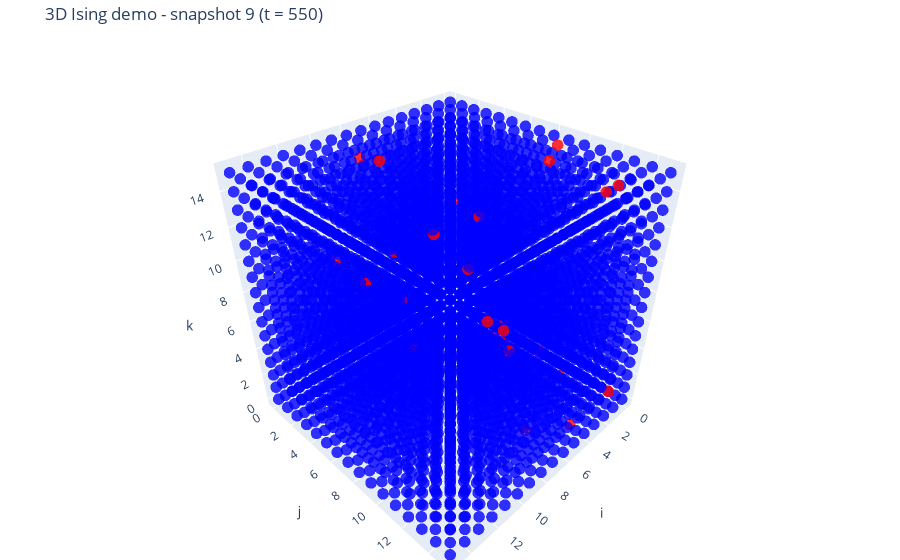
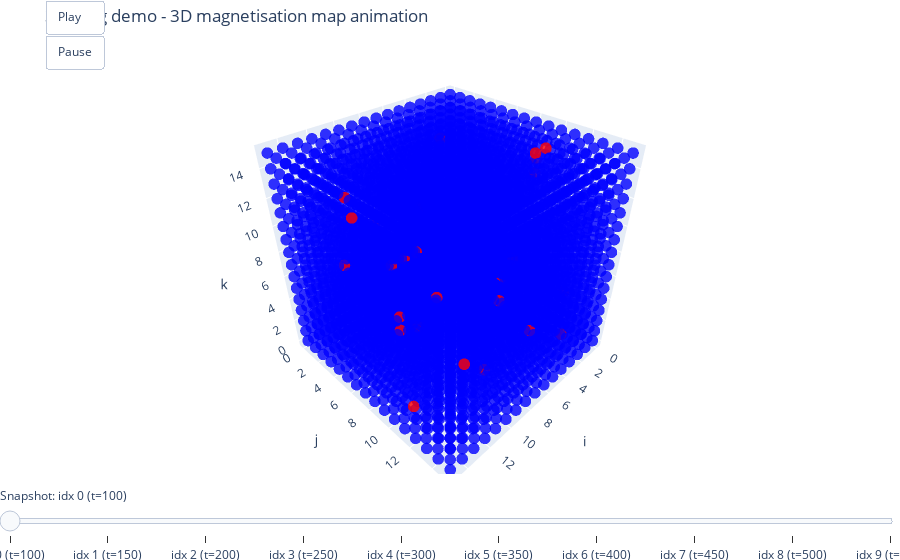
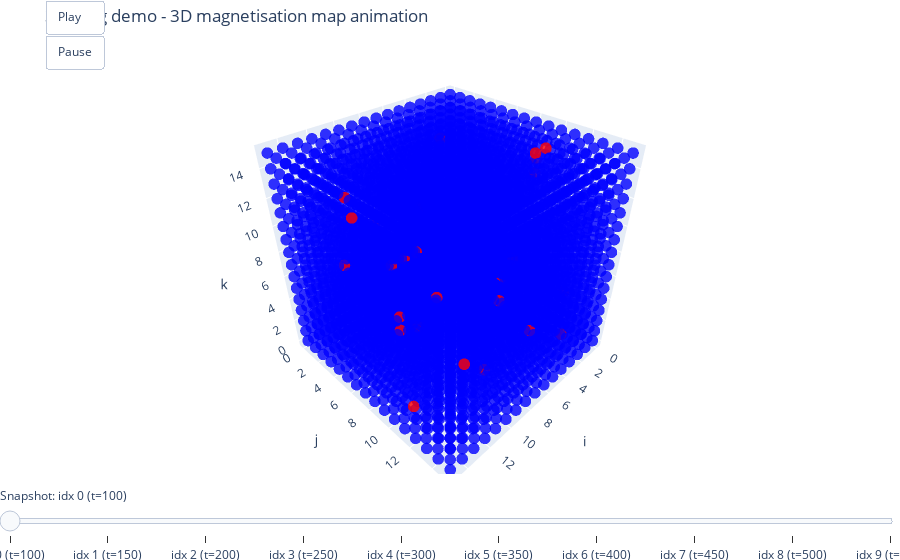

Source (notebook cell) for these figures, in order:
### Code cell
# example_usage.py
import os
import csv
import numpy as np


# ----------------- Simulation parameters -----------------
L = 16
T = 4.5
J = 2.0
h = 0.0

n_equil_sweeps = 100
n_meas_sweeps = 500
store_every = 50  # store one snapshot every 200 sweeps

# ----------------- Create model & visualizer -----------------
model = Ising3D(L=L, T=T, J=J, h=h,)
model.randomize_spins()

vis = Ising3DVisualizer(L=L, name="3D Ising demo")

# ----------------- Run directory setup -----------------
base_runs_dir = "runs"
os.makedirs(base_runs_dir, exist_ok=True)

run_name = (
    f"run_L{L}"
    f"_T{T:.3f}"
    f"_J{J:.3f}"
    f"_h{h:.3f}"
    f"_eq{n_equil_sweeps}"
    f"_meas{n_meas_sweeps}"
    f"_freq{store_every}"
)

run_dir = os.path.join(base_runs_dir, run_name)
os.makedirs(run_dir, exist_ok=True)

print(f"Run directory: {run_dir}")

# This will hold metadata for all snapshots in THIS run
meta_rows = []


def save_snapshot_to_csv(spins, sweep_label, snapshot_idx):
    """
    Save a 3D spin configuration to CSV as (i,j,k,spin) inside this run's folder.
    """
    # Snapshot filename only needs sweep and index; run params are in the folder name
    fname = f"snapshot_sweep{sweep_label}_idx{snapshot_idx:04d}.csv"
    fpath = os.path.join(run_dir, fname)

    Lloc = spins.shape[0]
    i, j, k = np.indices((Lloc, Lloc, Lloc))
    data = np.column_stack([i.ravel(), j.ravel(), k.ravel(), spins.ravel()])

    np.savetxt(
        fpath,
        data,
        delimiter=",",
        header="i,j,k,spin",
        comments="",
        fmt="%d",
    )

    return fpath


# ----------------- Equilibration -----------------
for sweep in range(n_equil_sweeps):
    model.metropolis_sweep()

# ----------------- Measurement + snapshots -----------------
snapshot_counter = 0

for sweep in range(n_meas_sweeps):
    model.metropolis_sweep()

    if (sweep % store_every) == 0:
        time_label = n_equil_sweeps + sweep

        # store for visualisation
        vis.add_snapshot(model.spins, time_label=time_label)

        # save to CSV
        snapshot_file = save_snapshot_to_csv(
            spins=model.spins,
            sweep_label=time_label,
            snapshot_idx=snapshot_counter,
        )

        # metadata for this snapshot
        meta_rows.append({
            "snapshot_idx": snapshot_counter,
            "snapshot_file": os.path.basename(snapshot_file),
            "sweep_label": time_label,
            "L": L,
            "T": T,
            "J": J,
            "h": h,
            "n_equil_sweeps": n_equil_sweeps,
            "n_meas_sweeps": n_meas_sweeps,
            "store_every": store_every,
        })

        snapshot_counter += 1

print(f"Stored {len(vis)} snapshots in {run_dir}")

# ----------------- Write per-run metadata CSV -----------------
meta_path = os.path.join(run_dir, "snapshots_meta.csv")
with open(meta_path, "w", newline="") as f:
    fieldnames = [
        "snapshot_idx",
        "snapshot_file",
        "sweep_label",
        "L",
        "T",
        "J",
        "h",
        "n_equil_sweeps",
        "n_meas_sweeps",
        "store_every",
    ]
    writer = csv.DictWriter(f, fieldnames=fieldnames)
    writer.writeheader()
    writer.writerows(meta_rows)

print(f"Metadata written to {meta_path}")

# ----------------- Plotting -----------------
# Plot last snapshot
vis.plot_snapshot(snapshot_index=len(vis) - 1, downsample=1)

# Animation over all snapshots in this run
vis.animate_snapshots(indices=None, downsample=1)

### Figure 1 — Plotly figure (JSON) as saved in the notebook; plotly's stock layout.template omitted (floating-point values rounded to 4 significant figures; data arrays with more than 128 entries replaced by an {"elided": "..."} marker saying what was removed)
{"data": [{"marker": {"cmax": 1, "cmin": -1, "color": {"elided": "4096 int values"}, "colorscale": [[0, "blue"], [0.5, "blue"], [0.5, "red"], [1, "red"]], "opacity": 0.8, "size": 4}, "mode": "markers", "type": "scatter3d", "x": {"elided": "4096 int values"}, "y": {"elided": "4096 int values"}, "z": {"elided": "4096 int values"}}], "layout": {"margin": {"b": 0, "l": 0, "r": 0, "t": 40}, "scene": {"aspectmode": "cube", "xaxis": {"title": {"text": "i"}}, "yaxis": {"title": {"text": "j"}}, "zaxis": {"title": {"text": "k"}}}, "title": {"text": "3D Ising demo - snapshot 9 (t = 550)"}}}

### Figure 2 — Plotly figure (JSON) as saved in the notebook; plotly's stock layout.template omitted (floating-point values rounded to 4 significant figures; data arrays with more than 128 entries replaced by an {"elided": "..."} marker saying what was removed)
{"data": [{"marker": {"cmax": 1, "cmin": -1, "color": {"elided": "4096 int values"}, "colorscale": [[0, "blue"], [0.5, "blue"], [0.5, "red"], [1, "red"]], "opacity": 0.8, "size": 4}, "mode": "markers", "type": "scatter3d", "x": {"elided": "4096 int values"}, "y": {"elided": "4096 int values"}, "z": {"elided": "4096 int values"}}], "layout": {"margin": {"b": 0, "l": 0, "r": 0, "t": 40}, "scene": {"aspectmode": "cube", "xaxis": {"title": {"text": "i"}}, "yaxis": {"title": {"text": "j"}}, "zaxis": {"title": {"text": "k"}}}, "sliders": [{"active": 0, "currentvalue": {"prefix": "Snapshot: "}, "pad": {"t": 10}, "steps": [{"args": [["frame_0"], {"frame": {"duration": 0, "redraw": true}, "mode": "immediate"}], "label": "idx 0 (t=100)", "method": "animate"}, {"args": [["frame_1"], {"frame": {"duration": 0, "redraw": true}, "mode": "immediate"}], "label": "idx 1 (t=150)", "method": "animate"}, {"args": [["frame_2"], {"frame": {"duration": 0, "redraw": true}, "mode": "immediate"}], "label": "idx 2 (t=200)", "method": "animate"}, {"args": [["frame_3"], {"frame": {"duration": 0, "redraw": true}, "mode": "immediate"}], "label": "idx 3 (t=250)", "method": "animate"}, {"args": [["frame_4"], {"frame": {"duration": 0, "redraw": true}, "mode": "immediate"}], "label": "idx 4 (t=300)", "method": "animate"}, {"args": [["frame_5"], {"frame": {"duration": 0, "redraw": true}, "mode": "immediate"}], "label": "idx 5 (t=350)", "method": "animate"}, {"args": [["frame_6"], {"frame": {"duration": 0, "redraw": true}, "mode": "immediate"}], "label": "idx 6 (t=400)", "method": "animate"}, {"args": [["frame_7"], {"frame": {"duration": 0, "redraw": true}, "mode": "immediate"}], "label": "idx 7 (t=450)", "method": "animate"}, {"args": [["frame_8"], {"frame": {"duration": 0, "redraw": true}, "mode": "immediate"}], "label": "idx 8 (t=500)", "method": "animate"}, {"args": [["frame_9"], {"frame": {"duration": 0, "redraw": true}, "mode": "immediate"}], "label": "idx 9 (t=550)", "method": "animate"}]}], "title": {"text": "3D Ising demo - 3D magnetisation map animation"}, "updatemenus": [{"buttons": [{"args": [null, {"frame": {"duration": 500, "redraw": true}, "fromcurrent": true, "transition": {"duration": 0}}], "label": "Play", "method": "animate"}, {"args": [[null], {"frame": {"duration": 0, "redraw": false}, "mode": "immediate", "transition": {"duration": 0}}], "label": "Pause", "method": "animate"}], "showactive": false, "type": "buttons", "x": 0.05, "xanchor": "left", "y": 1.1, "yanchor": "top"}]}}

### Figure 3 — Plotly figure (JSON) as saved in the notebook; plotly's stock layout.template omitted (floating-point values rounded to 4 significant figures; data arrays with more than 128 entries replaced by an {"elided": "..."} marker saying what was removed)
{"data": [{"marker": {"cmax": 1, "cmin": -1, "color": {"elided": "4096 int values"}, "colorscale": [[0, "blue"], [0.5, "blue"], [0.5, "red"], [1, "red"]], "opacity": 0.8, "size": 4}, "mode": "markers", "type": "scatter3d", "x": {"elided": "4096 int values"}, "y": {"elided": "4096 int values"}, "z": {"elided": "4096 int values"}}], "layout": {"margin": {"b": 0, "l": 0, "r": 0, "t": 40}, "scene": {"aspectmode": "cube", "xaxis": {"title": {"text": "i"}}, "yaxis": {"title": {"text": "j"}}, "zaxis": {"title": {"text": "k"}}}, "sliders": [{"active": 0, "currentvalue": {"prefix": "Snapshot: "}, "pad": {"t": 10}, "steps": [{"args": [["frame_0"], {"frame": {"duration": 0, "redraw": true}, "mode": "immediate"}], "label": "idx 0 (t=100)", "method": "animate"}, {"args": [["frame_1"], {"frame": {"duration": 0, "redraw": true}, "mode": "immediate"}], "label": "idx 1 (t=150)", "method": "animate"}, {"args": [["frame_2"], {"frame": {"duration": 0, "redraw": true}, "mode": "immediate"}], "label": "idx 2 (t=200)", "method": "animate"}, {"args": [["frame_3"], {"frame": {"duration": 0, "redraw": true}, "mode": "immediate"}], "label": "idx 3 (t=250)", "method": "animate"}, {"args": [["frame_4"], {"frame": {"duration": 0, "redraw": true}, "mode": "immediate"}], "label": "idx 4 (t=300)", "method": "animate"}, {"args": [["frame_5"], {"frame": {"duration": 0, "redraw": true}, "mode": "immediate"}], "label": "idx 5 (t=350)", "method": "animate"}, {"args": [["frame_6"], {"frame": {"duration": 0, "redraw": true}, "mode": "immediate"}], "label": "idx 6 (t=400)", "method": "animate"}, {"args": [["frame_7"], {"frame": {"duration": 0, "redraw": true}, "mode": "immediate"}], "label": "idx 7 (t=450)", "method": "animate"}, {"args": [["frame_8"], {"frame": {"duration": 0, "redraw": true}, "mode": "immediate"}], "label": "idx 8 (t=500)", "method": "animate"}, {"args": [["frame_9"], {"frame": {"duration": 0, "redraw": true}, "mode": "immediate"}], "label": "idx 9 (t=550)", "method": "animate"}]}], "title": {"text": "3D Ising demo - 3D magnetisation map animation"}, "updatemenus": [{"buttons": [{"args": [null, {"frame": {"duration": 500, "redraw": true}, "fromcurrent": true, "transition": {"duration": 0}}], "label": "Play", "method": "animate"}, {"args": [[null], {"frame": {"duration": 0, "redraw": false}, "mode": "immediate", "transition": {"duration": 0}}], "label": "Pause", "method": "animate"}], "showactive": false, "type": "buttons", "x": 0.05, "xanchor": "left", "y": 1.1, "yanchor": "top"}]}}
